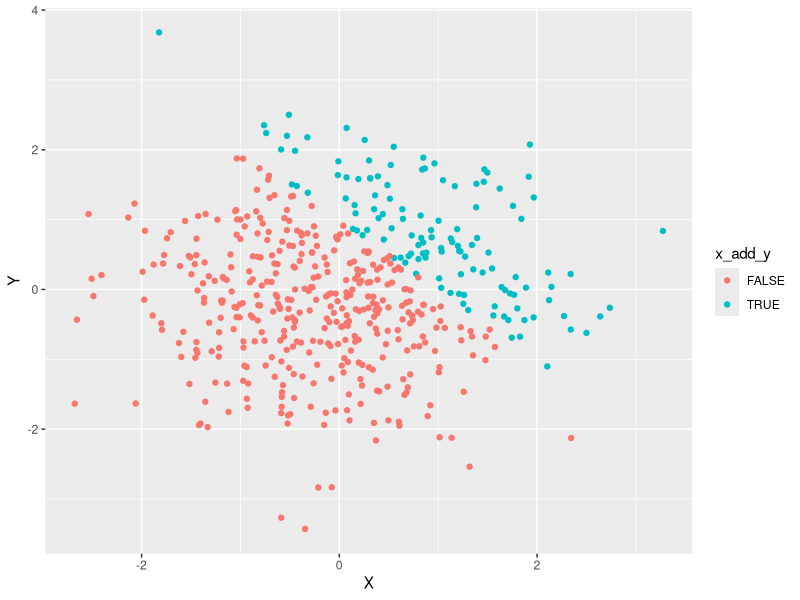
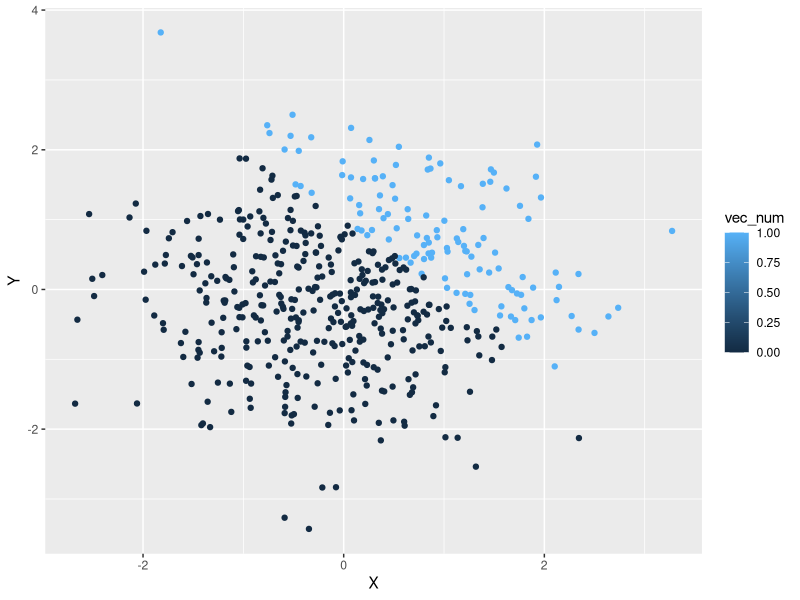
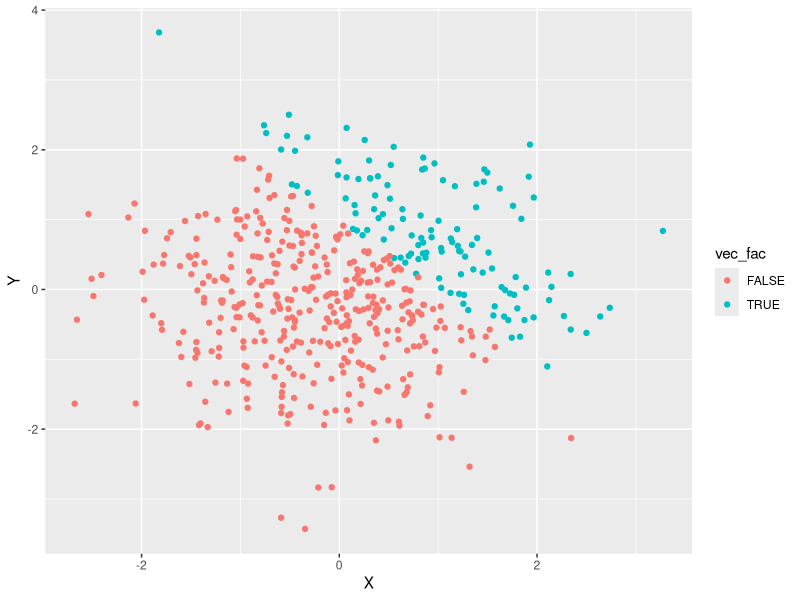
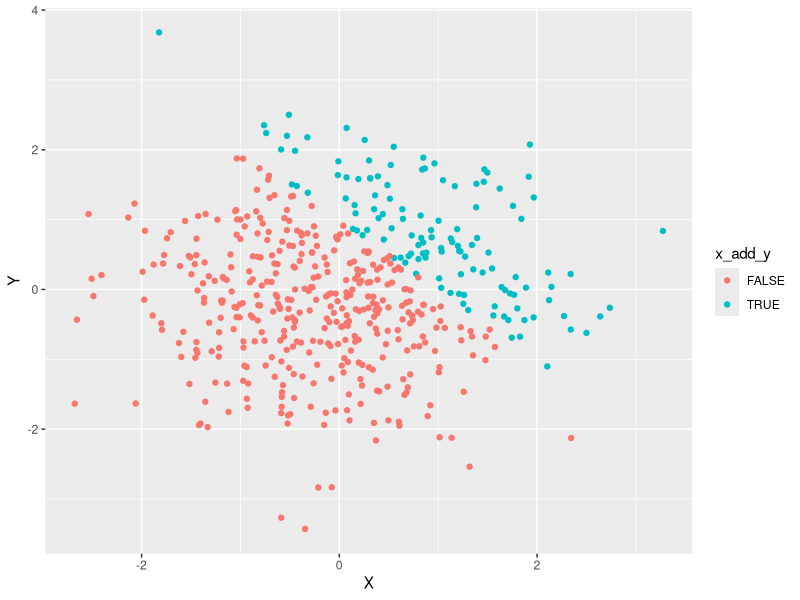

Here is the R script that generated these plots, in order:
## ---- chunk 1
library(tidyverse)

frame_one = tibble(
  norm_samp = rnorm(8),
  norm_samp_pos = norm_samp > 0,
  vec_char = c("Baggins", "Melkor", "Manwe", "Sauron", "Feanor", "Fingolfin", "Finarfin", "Luthien"),
  vec_factor = factor(c("Hobbit", "God", "God", "God", "Elf", "Elf", "Elf", "Elf"),order=TRUE,levels = c("Hobbit","Elf","God"))
)

mean(pull(frame_one, norm_samp))
mean(as.numeric(pull(frame_one, norm_samp_pos)))
mean(as.numeric(pull(frame_one, vec_char)))
mean(as.numeric(pull(frame_one, vec_factor)))
## ---- chunk 2
as.numeric(pull(frame_one, norm_samp_pos))*pull(frame_one, norm_samp)
as.factor(pull(frame_one, norm_samp_pos))*pull(frame_one, norm_samp)
as.numeric(as.factor(pull(frame_one, norm_samp_pos)))*pull(frame_one, norm_samp)
## ---- chunk 3
frame_two = tibble(
  x = rnorm(500),
  y = rnorm(500),
  x_add_y = x + y > 1,
  vec_num = as.numeric(x_add_y),
  vec_fac = as.factor(x_add_y)
)
## ---- chunk 4
ggplot(frame_two,aes(x = x, y = y,color = x_add_y)) + geom_point(shape=19) +
    xlab("X") + ylab("Y")
ggsave("scatter_plot_one.pdf")
ggplot(frame_two,aes(x = x, y = y,color = vec_num)) + geom_point(shape=19) +
    xlab("X") + ylab("Y")
ggplot(frame_two,aes(x = x, y = y,color = vec_fac)) + geom_point(shape=19) +
    xlab("X") + ylab("Y")
